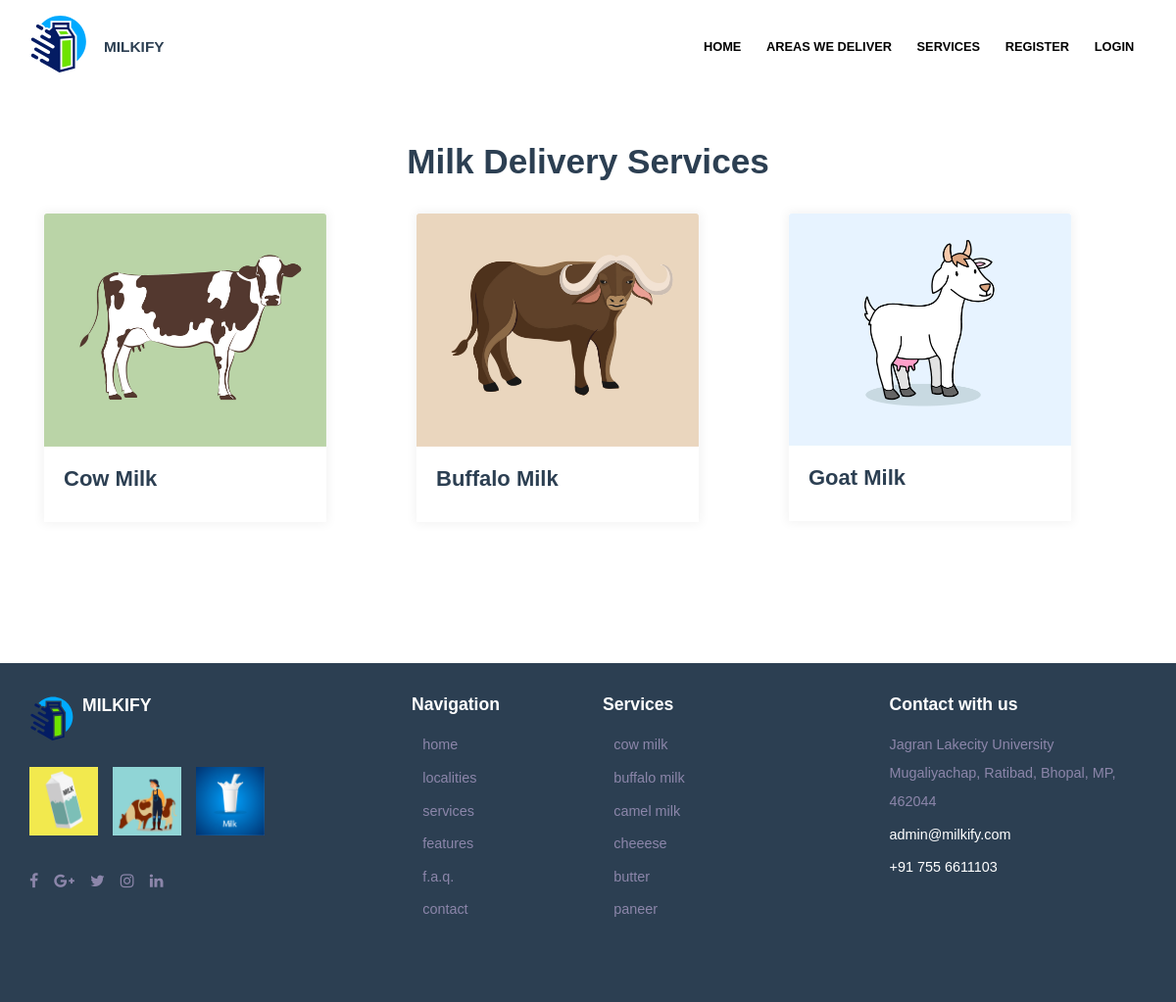
/services, run on the app's committed database.
### web/models.py (models this page shows, shortened)
class Product(models.Model):
    id = models.AutoField(primary_key=True)
    name = models.CharField(max_length=100)

### web/views.py (the view)
# urls.py: path('services', views.services, name='services'),
def services(request):
    products_list = Product.objects.all()
    return render(request, 'services.html', {"services" : products_list})

### web/templates/services.html (shortened to what this page needs)
{% extends 'base.html' %}
{% load static %}
{% block content %}
<div class="main d-flex align-items-center padding-8-6">
  <div class="container min-h">
    <div class="row mt-3">
      <h2 class="h2 mx-auto">Milk Delivery Services</h2>
    </div>
    <div class="row-12 mt-3 mb-5 mx-auto d-flex">
      {% for service in services %}
      <div class="col">
        <div class="card" style="max-width: 18rem;">
          {% if service.name|slugify == "buffalo-milk" %}
          <img class="card-img-top mr-3" src="{% static '/images/buffalo.jpg' %}" alt="img" style="" />
          {% elif service.name|slugify == "cow-milk" %}
          <img class="card-img-top mr-3" src="{% static '/images/cow.jpg' %}" alt="img" style="" />
          {% elif service.name|slugify == "goat-milk" %}
          <img class="card-img-top mr-3" src="{% static '/images/goat.jpg' %}" alt="img" style="" />
          {% endif %}
          <div class="card-body">
            <h5 class="card-title">{{ service.name }}</h5>
          </div>
        </div>
      </div>
      {% endfor %}
    </div>
  </div>
</div>
{% endblock content %}

### web/static/css/custom.css (style rules this page uses)
.min-h { min-height: 42vh!important; }

### data on the page
Product: name "Cow Milk"
Product: name "Buffalo Milk"
Product: name "Goat Milk"
